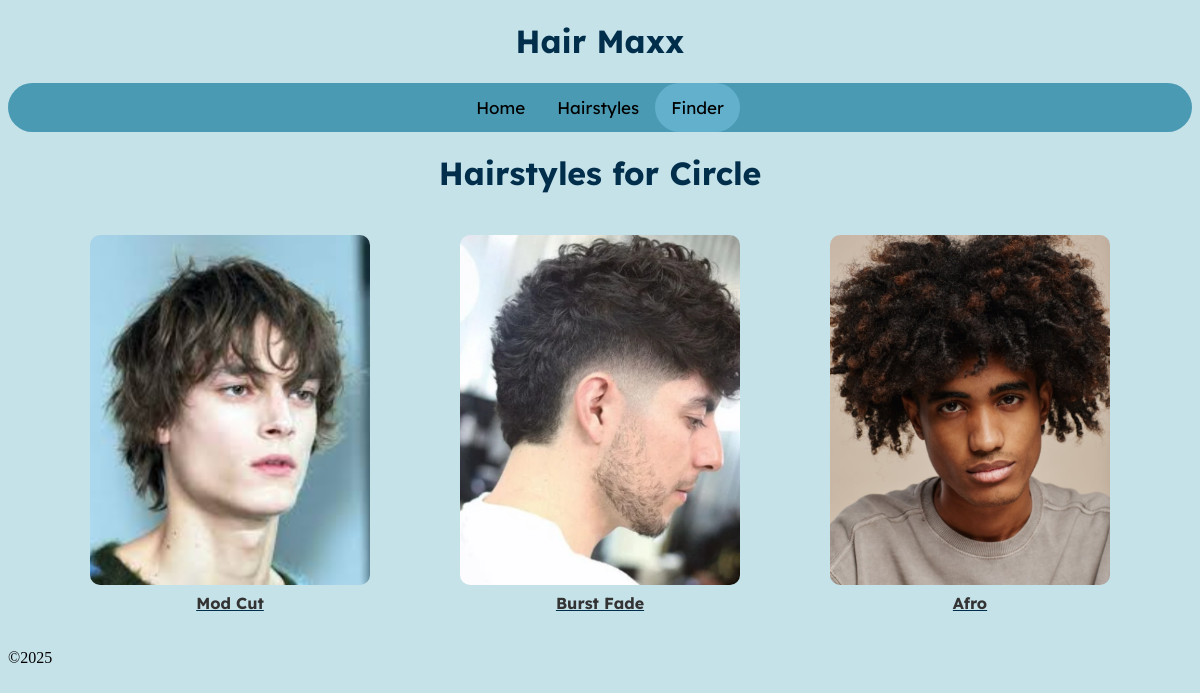
The app's page /faceshape/5 with its own data.
### tables this page shows
CREATE TABLE Faceshapes (faceshape_id INTEGER PRIMARY KEY AUTOINCREMENT, faceshape_name TEXT);

CREATE TABLE Hairstyles (hairstyle_id INTEGER PRIMARY KEY AUTOINCREMENT, hairstyle_name TEXT NOT NULL, hair_type TEXT, hairstyle_length TEXT, image_id INTEGER REFERENCES Images (image_id), faceshape_id INTEGER REFERENCES Faceshapes (faceshape_id));

CREATE TABLE Images (image_id INTEGER PRIMARY KEY AUTOINCREMENT, image_url TEXT);

### routes.py (the view)
@app.route('/faceshape/<int:id>')
def faceshape(id):
    conn = sqlite3.connect('Hairstyles.db')
    cur = conn.cursor()
    cur.execute("""
        SELECT h.hairstyle_id, h.hairstyle_name, i.image_url
        FROM Hairstyles h
        LEFT JOIN Images i ON i.image_id = h.image_id
        WHERE h.faceshape_id = ?
    """, (id,))
    hairstyles = cur.fetchall()
    cur.execute("SELECT faceshape_name FROM Faceshapes WHERE faceshape_id = ?", (id,))
    faceshape_name = cur.fetchone()
    conn.close()
    cleaned_hairstyles = []
    for h in hairstyles:
        image_filename = h[2].replace("static/images/", "") if h[2] else None
        cleaned_hairstyles.append((h[0], h[1], image_filename))
    return render_template('faceshape_hairstyles.html', faceshape_name=faceshape_name[0], hairstyles=cleaned_hairstyles)

### templates/faceshape_hairstyles.html
{% extends 'layout.html' %}
{% block content %}
<div class="topnav">
  <a href="/">Home</a>
  <a href="/all_hairstyles">Hairstyles</a>
  <a class="active" href="/faceshapes">Finder</a>
</div>
<h1>Hairstyles for {{ faceshape_name }}</h1>
<div class="hairstyle-grid">
  {% for h in hairstyles %}
    <div class="hairstyle-item">
      <a href="/hairstyle/{{ h[0] }}">
        <img src="{{ url_for('static', filename='images/' + h[2]) }}" alt="{{ h[1] }}">
        <p>{{ h[1] }}</p>
      </a>
    </div>
  {% endfor %}
</div>
{% endblock %}

### static/css/style.css (style rules this page uses)
body { background-color: #C6E2E9; }
h1 { color: #002e4b; font-family: "Lexend Deca" , sans-serif; text-align: center; }
p { color: #002e4b; font-family: "Lexend Deca" , sans-serif; text-align: center; }
a { color: #002e4b; font-family: "Lexend Deca" , sans-serif; text-align: center; }
.topnav { background-color: #4a9ab3; display: flex; justify-content: center; align-items: center; padding: 0; gap: 0; border-radius: 30px; }
.topnav a { display: inline-block; margin: 0; padding: 14px 16px; font-size: 17px; text-decoration: none; color: #000000; background-color: transparent; border-radius: 30px; }
.topnav a.active { background-color: #63b0cd; color: rgb(0, 0, 0); border-radius: 30px; }
img { display: block; margin-left: auto; margin-right: auto; max-width: 80%; height: auto; border-radius: 20px; }
.hairstyle-grid { display:flex; flex-wrap:wrap; gap:20px; justify-content:center; padding:20px; max-width:1200px; margin:0 auto; }
.hairstyle-item { width:350px; text-align:center; }
.hairstyle-item img { width:100%; height:350px; object-fit:cover; border-radius:10px; }
.hairstyle-item p { margin-top: 8px; font-weight: bold; color: #333; text-decoration: none; }

### records on screen
Faceshapes: faceshape_name "Circle"
Hairstyles: image_url (picture), hairstyle_name "Mod Cut"
Hairstyles: image_url (picture), hairstyle_name "Burst Fade"
Hairstyles: image_url (picture), hairstyle_name "Afro"
